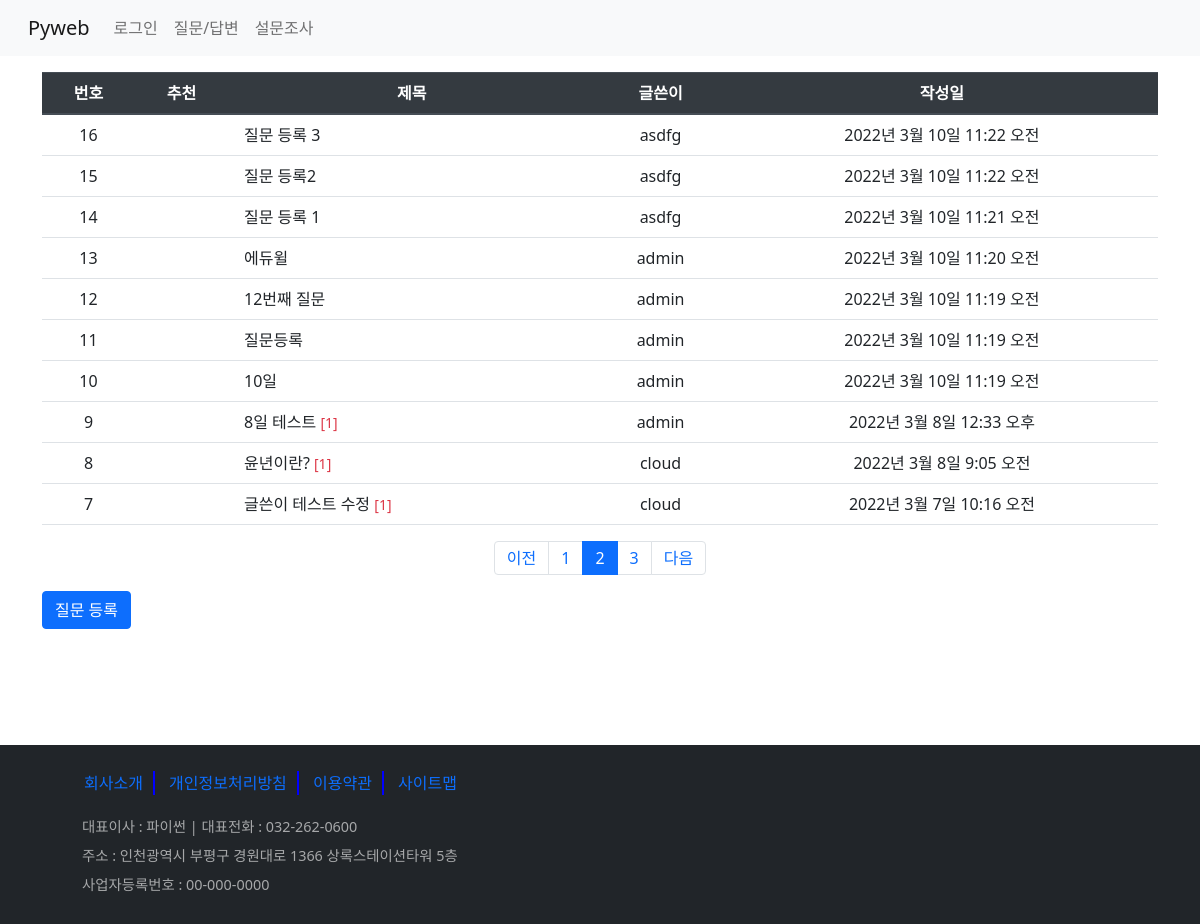
Page /board/boardlist/?page=2 on the committed database.
### board/models.py (models this page shows, shortened)
class Question(models.Model):
    subject = models.CharField(max_length=200)
    content = models.TextField()
    create_date = models.DateTimeField()
    modify_date = models.DateTimeField(null=True, blank=True)  # null 허용, blank - 폼 데이터 null
    author = models.ForeignKey(User, on_delete=models.CASCADE, related_name='author_question')
    voter = models.ManyToManyField(User, related_name='voter_question')  # 추천수 - 다대다 관계

### board/views/base_views.py (the view)
# urls.py: path('boardlist/', base_views.boardlist, name='boardlist'),
def boardlist(request):
    question_list = Question.objects.order_by('-create_date')  # '-' : 내림차순, '-pk'도 가능
    page = request.GET.get('page', '1')
    paginator = Paginator(question_list, 10)  # 페이지당 Question 10개
    page_obj = paginator.get_page(page)
    context = {'question_list': page_obj}
    return render(request, 'board/question_list.html', context)

### board/templatetags/board_filter.py (called while the page is built)
@register.filter
def sub(value, arg):
    return value - arg

### templates/board/question_list.html (shortened to what this page needs)
{% extends 'base.html' %}
{% load board_filter %}
{% block content %}
    <div class="container my-3">
        <table class="table">
            <thead class="thead-dark">
                <tr class="text-center">
                    <th>번호</th><th>추천</th><th>제목</th><th>글쓴이</th><th>작성일</th>
                </tr>
            </thead>
            <tbody>
                {% if question_list %}
                    {% for question in question_list %}
                    <tr class="text-center">
                        <td>{{ question_list.paginator.count|sub:question_list.start_index|sub:forloop.counter0|add:1 }}</td>
                        <td>
                        </td>
                        <td class="text-left px-3">
                            <a class="text-decoration-none text-dark"
                               href="{% url 'board:detail' question.id %}">{{ question.subject }}</a>
                            {% if question.answer_set.count %}
                            <span class="text-danger small">[{{ question.answer_set.count }}]</span>
                            {% endif %}
                        </td>
                        <td>{{ question.author }}</td>
                        <td>{{ question.create_date }}</td>
                    </tr>
                    {% endfor %}
                {% else %}
                    <p>질문이 없습니다.</p>
                {% endif %}
            </tbody>
        </table>
        <ul class="pagination justify-content-center">
            {% if question_list.has_previous %}
            <li class="page-item">
                <a class="page-link" href="?page={{ question_list.previous_page_number }}">이전</a>
            </li>
            {% else %}
            <li class="page-item disabled">
                <a class="page-link" href="#">이전</a>
            </li>
            {% endif %}
            {% for page_number in question_list.paginator.page_range %}
                {% if page_number == question_list.number %}
                    <li class="page-item active">
                        <a class="page-link" href="?page={{ page_number }}">{{ page_number }}</a>
                    </li>
                {% else %}
                    <li class="page-item">
                        <a class="page-link" href="?page={{ page_number }}">{{ page_number }}</a>
                    </li>
                {% endif %}
            {% endfor %}
            {% if question_list.has_next %}
            <li class="page-item">
                <a class="page-link" href="?page={{ question_list.next_page_number }}">다음</a>
            </li>
            {% else %}
            <li class="page-item disabled">
                <a class="page-link" href="#">다음</a>
            </li>
            {% endif %}
        </ul>
        <a class="btn btn-primary" href="{% url 'board:question_create' %}">질문 등록</a>
        <div class="question_list"></div>
    </div>
{% endblock %}

### static/board/css/style.css (style rules this page uses)
.question_list { height: 100px; }

### rows in the picture
Question: paginator.count|sub "16", subject "질문 등록 3", author "asdfg", create_date "2022년 3월 10일 11:22 오전"
Question: paginator.count|sub "15", subject "질문 등록2", author "asdfg", create_date "2022년 3월 10일 11:22 오전"
Question: paginator.count|sub "14", subject "질문 등록 1", author "asdfg", create_date "2022년 3월 10일 11:21 오전"
Question: paginator.count|sub "13", subject "에듀윌", author "admin", create_date "2022년 3월 10일 11:20 오전"
Question: paginator.count|sub "12", subject "12번째 질문", author "admin", create_date "2022년 3월 10일 11:19 오전"
Question: paginator.count|sub "11", subject "질문등록", author "admin", create_date "2022년 3월 10일 11:19 오전"
Question: paginator.count|sub "10", subject "10일", author "admin", create_date "2022년 3월 10일 11:19 오전"
Question: paginator.count|sub "9", subject "8일 테스트", answer_set.count "1", author "admin", create_date "2022년 3월 8일 12:33 오후"
Question: paginator.count|sub "8", subject "윤년이란?", answer_set.count "1", author "cloud", create_date "2022년 3월 8일 9:05 오전"
Question: paginator.count|sub "7", subject "글쓴이 테스트 수정", answer_set.count "1", author "cloud", create_date "2022년 3월 7일 10:16 오전"

### other values in the picture
{{ page_number }} "1" "3"
{{ page_number }} "2"
